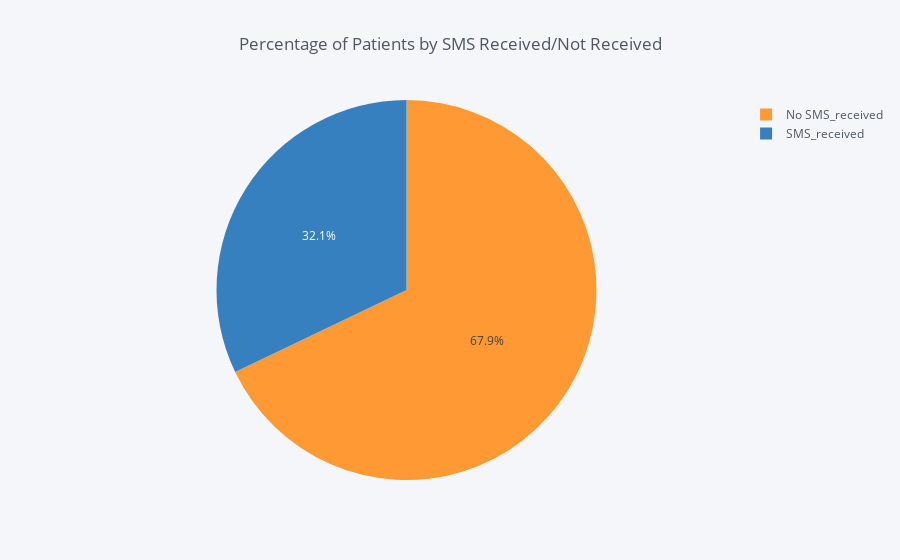

Notebook cell for this chart:
### Markdown cell above
### Research Question 5  (Does Sending Patients  a reminder text message affect to attend their appointment )

### Code cell
df.groupby('sms_received', as_index=False)['patient_id'].count().iplot(
        kind='pie', labels='sms_received', values='patient_id', title='Percentage of Patients by SMS Received/Not Received')

### Figure 1 — Plotly figure (JSON) as saved in the notebook; plotly's stock layout.template omitted (floating-point values rounded to 4 significant figures)
{"data": [{"labels": ["No SMS_received", "SMS_received"], "marker": {"colors": ["rgba(255, 153, 51, 1.0)", "rgba(55, 128, 191, 1.0)"]}, "name": "", "type": "pie", "values": [75044, 35482]}], "layout": {"legend": {"bgcolor": "#F5F6F9", "font": {"color": "#4D5663"}}, "paper_bgcolor": "#F5F6F9", "plot_bgcolor": "#F5F6F9", "title": "Percentage of Patients by SMS Received/Not Received", "titlefont": {"color": "#4D5663"}}}
